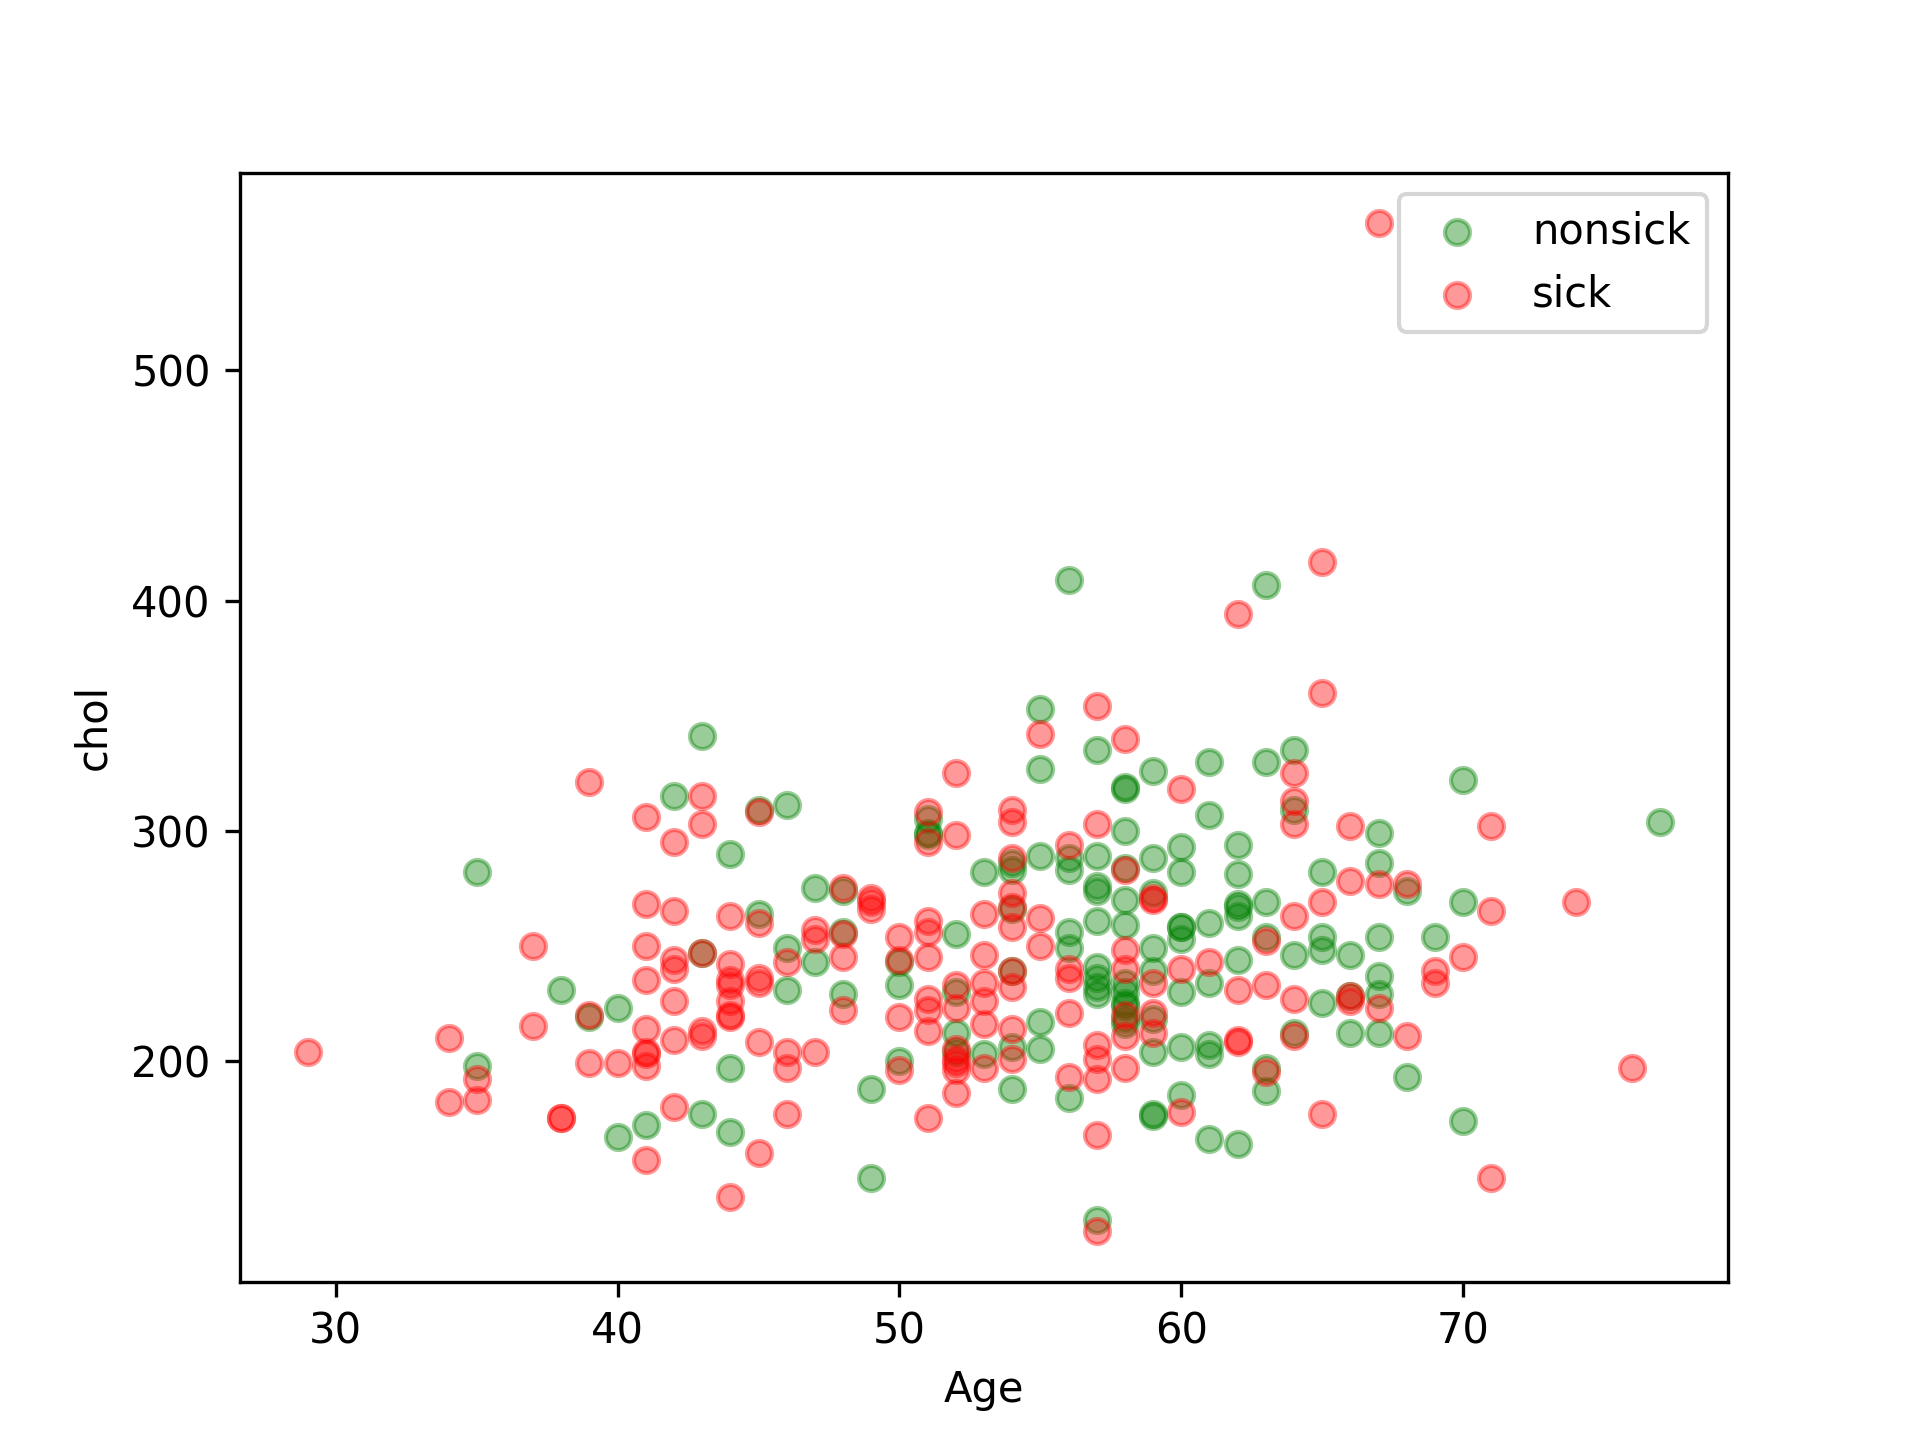

Write the Python code that produced this figure.
#we will import to necessary libraries
import pandas as pd
import matplotlib.pyplot as plt
import numpy as np
from sklearn.calibration import LinearSVC
from sklearn.metrics import classification_report
from sklearn.model_selection import train_test_split, cross_val_score
from sklearn.preprocessing import MinMaxScaler 
from sklearn.neighbors import KNeighborsClassifier
from sklearn.ensemble import RandomForestClassifier
from sklearn.datasets import make_classification
from sklearn.metrics import accuracy_score







# we import the dataset from kaggle or our github repository 
#https://github.com/MehmetAliKOYLU?tab=repositories
#https://github.com/Yucel00
#https://www.kaggle.com/datasets/rashikrahmanpritom/heart-attack-analysis-prediction-dataset/
data = pd.read_csv("heart.csv")
data.head()

#if the patient is sick we will get the result = 1 , if the patient is not sick we will get the result = 0
sick = data[data.output == 1]
nonsick = data[data.output == 0]





# we plot it on the table and examine the results
plt.scatter(nonsick.age, nonsick.chol, color="green", label="nonsick", alpha = 0.4)
plt.scatter(sick.age, sick.chol, color="red", label="sick", alpha = 0.4)
plt.xlabel("Age")
plt.ylabel("chol")
plt.legend()

plt.savefig('heart.png', dpi=300)
plt.show()







y = data.output.values
x_raw_data = data.drop(["output"],axis=1)   



x = (x_raw_data - np.min(x_raw_data.values))/(np.max(x_raw_data.values)-np.min(x_raw_data.values))





print("Raw data before normalization:\n")
print(x_raw_data.head())


# after 
print("\n\n\nThe data that we will provide to artificial intelligence for training after normalization:\n")
print(x.head())
x_train, x_test, y_train, y_test =train_test_split (x,y,test_size = 0.27,random_state=2)





k_values = list(range(1, 10))
mean_scores = []

for k in k_values:
    knn = KNeighborsClassifier(n_neighbors=k)
    scores = cross_val_score(knn, x_train, y_train, cv=5)  # 5x cross value score
    mean_scores.append(scores.mean())

# Optimal k values =
optimal_k = k_values[mean_scores.index(max(mean_scores))]
print("Optimal k value:", optimal_k)

#create final model with Optimal k values
final_knn = KNeighborsClassifier(n_neighbors=optimal_k)
final_knn.fit(x_train, y_train)

# Accuracy with optimal k value
accuracy = final_knn.score(x_test, y_test)
print(f"Accuracy with optimal k value: %{accuracy * 100:.2f}")
sc = MinMaxScaler()
sc.fit_transform(x_raw_data.values)



RFCmodel = RandomForestClassifier()  
RFCmodel.fit(x_train,y_train)
rfc_pred = RFCmodel.predict(x_test)
rfc_acc = accuracy_score(rfc_pred, y_test)
print ("Random forest test accuracy: {:.2f}%".format(rfc_acc*100))
print( "\n" )
print(classification_report(y_test, rfc_pred))
print( "\n" )


#we are using random forest classifier for training and testing purposes because accuracy score is better than other classifiers
def newprediction():
    v1=int(input("age >> "))
    v2=int(input("sex >> "))
    v3=int(input("cp >> "))
    v4=int(input("trestbps >> "))
    v5=int(input("chol >> "))
    v6=int(input("fbs >> "))
    v7=int(input("restecg >> "))
    v8=int(input("thalach >> "))
    v9=int(input("exang >> "))
    v10=float(input("oldpeak >> "))
    v11=int(input("slp >> "))
    v12=int(input("ca >> "))
    v13=int(input("thal >> "))


    new_prediction = RFCmodel.predict(sc.transform(np.array([[v1,v2,v3,v4,v5,v6,v7,v8,v9,v10,v11,v12,v13]])))
    new_prediction[0]
    if new_prediction==1:
        print("heart attack detected")
    else:
        print("heart attack not detected")
    return new_prediction
while True:
    newprediction()
    choose=input("do you want to continue ? (y/n)  >>"  )
    choose=choose.lower()
    if choose=="y":
        continue
    elif choose=="n":
        print("exiting...")
        break